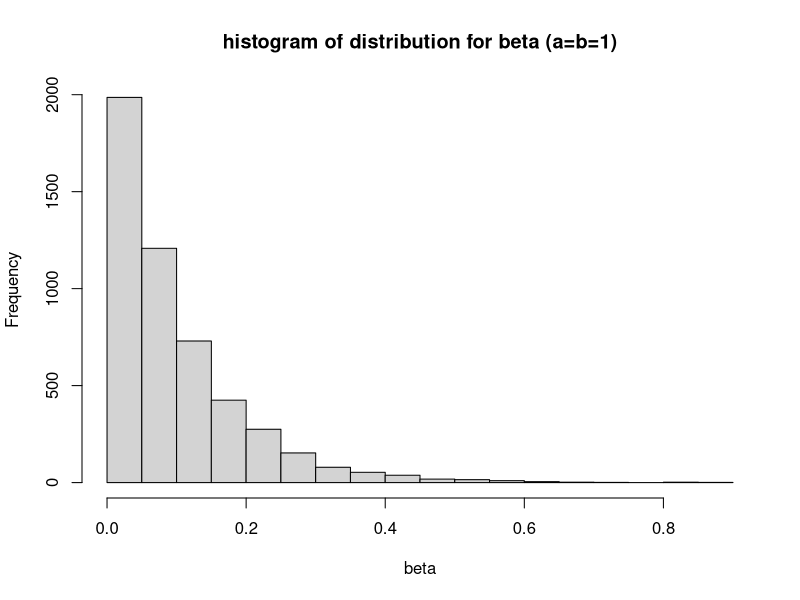
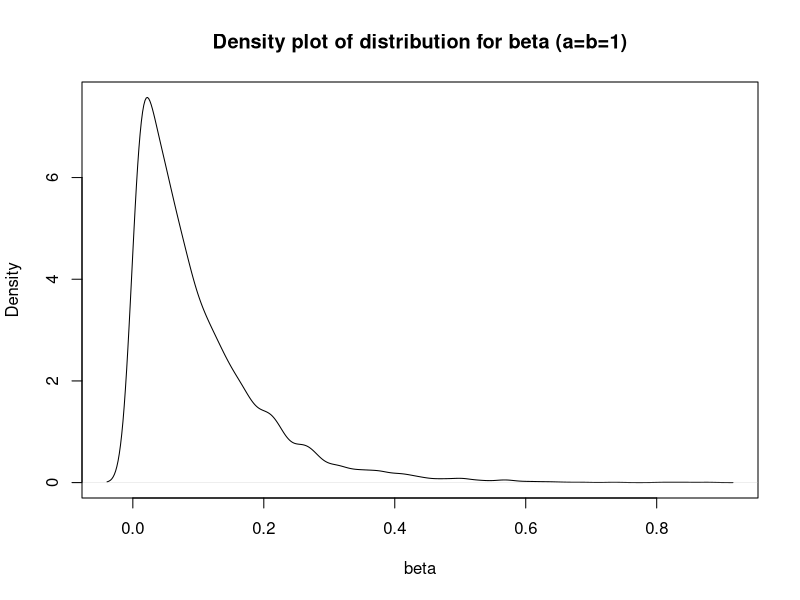
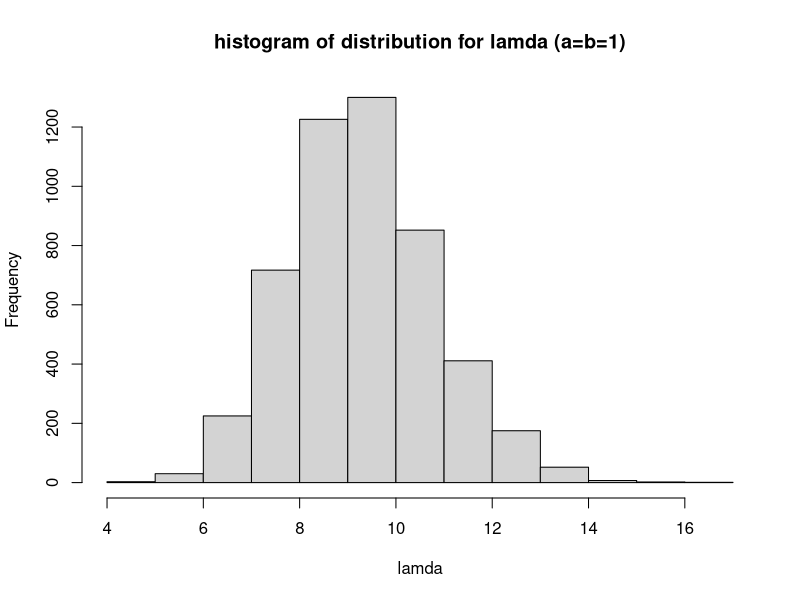
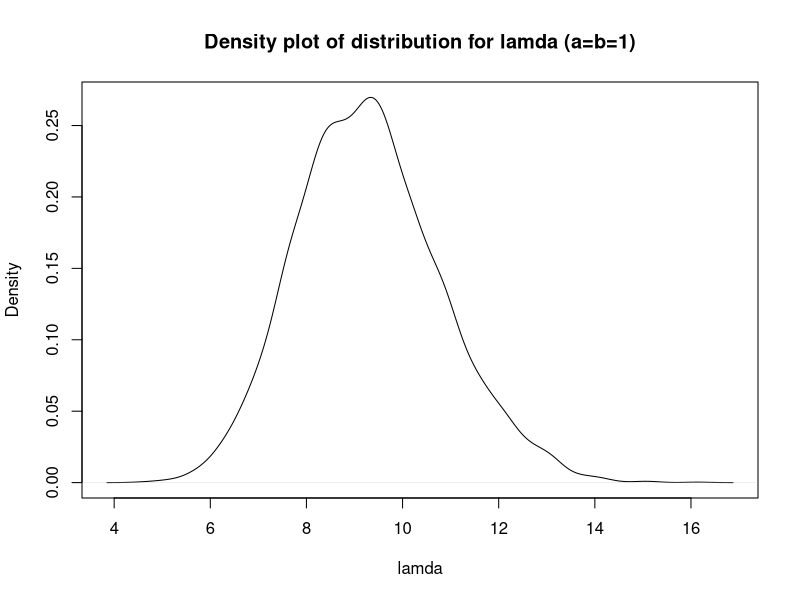
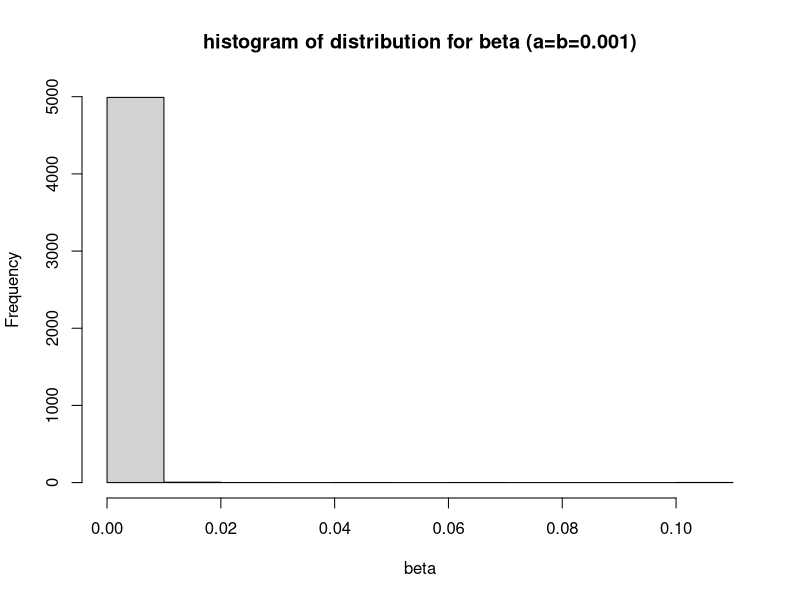
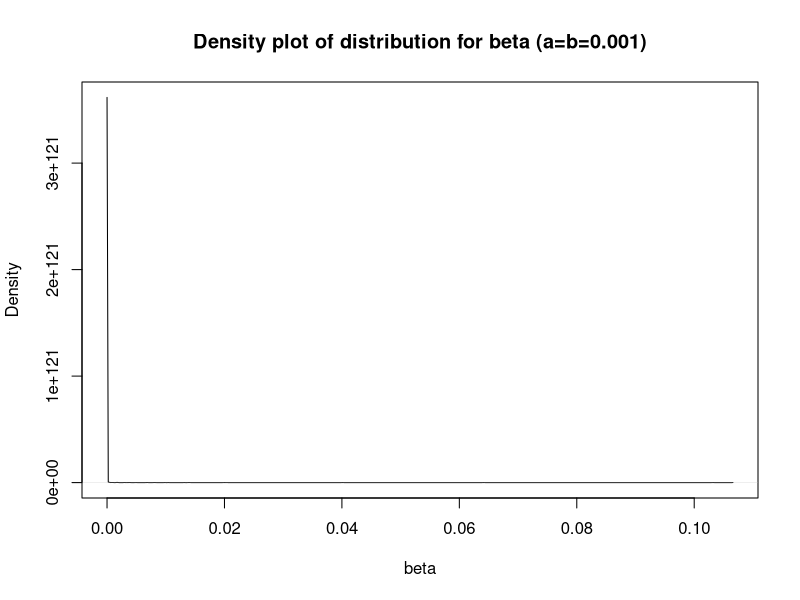
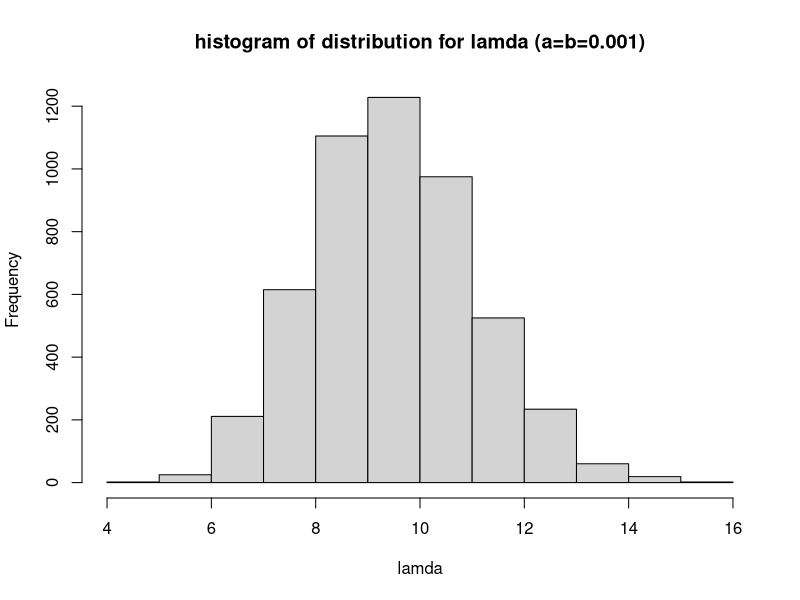
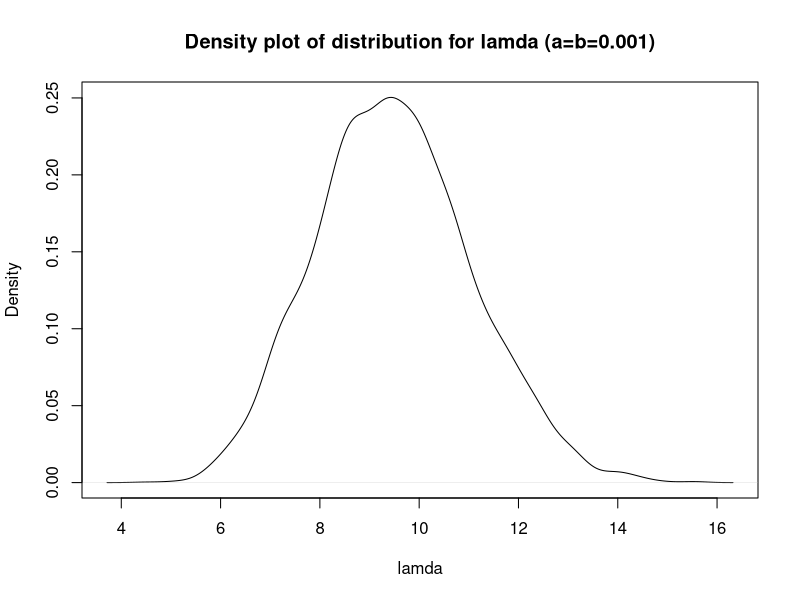

These figures' R source, in order:
#1.b.
p.theta12<-matrix(c(1/3,2/3,2/3,1/3,3/4,1/4),nrow=2,ncol=3)
p.theta21<-matrix(c(1/6,1/3,1/2,1/2,1/4,1/4),nrow=3,ncol=2)
p.theta12
theta1.star<-1
theta2.star<-1
i<-1
save.theta1<-c(1)
save.theta2<-c(1)
n<-80000
k<-10000
set.seed(2017)
for (i in 1:n){
  u_theta1<-runif(1,0,1)
  if (u_theta1<=p.theta12[1,theta2.star]){theta1.star<-1}
  if (u_theta1>=p.theta12[1,theta2.star]){theta1.star<-2}
  
  
  u_theta2<-runif(1,0,1)
  if (u_theta2<=p.theta21[1,theta1.star]){theta2.star<-1}
  if (u_theta2>p.theta21[1,theta1.star]){
    if (u_theta2<=(p.theta21[1,theta1.star]+p.theta21[2,theta1.star])){theta2.star<-2}
  }
  if (u_theta2>p.theta21[1,theta1.star]+p.theta21[2,theta1.star]) {theta2.star<-3}
  save.theta1<-c(save.theta1,theta1.star)
  save.theta2<-c(save.theta2,theta2.star)
}
new.theta1<-data.frame(save.theta1[k+1:n])
new.theta2<-data.frame(save.theta2[k+1:n])


joint <- data.frame(cbind(save.theta1[(k+1):n], save.theta2[(k+1):n]))


j.11 <- length(joint[joint$X1==1&joint$X2==1,1])/(n-k)
j.21 <- length(joint[joint$X1==2&joint$X2==1,1])/(n-k)
j.12 <- length(joint[joint$X1==1&joint$X2==2,1])/(n-k)
j.22 <- length(joint[joint$X1==2&joint$X2==2,1])/(n-k)
j.13 <- length(joint[joint$X1==1&joint$X2==3,1])/(n-k)
j.23 <- length(joint[joint$X1==2&joint$X2==3,1])/(n-k)
pmf<-matrix(c(j.11,j.21,j.12,j.22,j.13,j.23),nrow=2)
pmf
# pmf is    [theta2=1][theta2=2][theta2=3]
#[theta1=1] 0.1002000 0.1995429 0.30054286
#[theta1=2] 0.2000857 0.1003429 0.09928571

#3.b.
n<-10000
k<-5000
#a=b=1
a<-1
b<-1
y<-c(8,9,9,10)
sumy<-sum(y)
ny<-length(y)
beta.star<-rgamma(1,a,rate=b)
lamda.star<-rgamma(1,2,rate=beta.star)
save.beta<-c(beta.star)
save.lamda<-c(lamda.star)
for (i in 1:n){
  beta.star<-rgamma(1,a,rate=b+lamda.star)
  lamda.star<-rgamma(1,2+sumy,rate=beta.star+ny)
  save.beta<-c(save.beta,beta.star)
  save.lamda<-c(save.lamda,lamda.star)
}

post.3.1<-data.frame(cbind(new.beta<-save.beta[k+1:n],new.lamda<-save.lamda[k+1:n]))
hist(post.3.1$X1,main="histogram of distribution for beta (a=b=1)",xlab="beta")
g=density(post.3.1$X1,na.rm=TRUE)
plot(g,main="Density plot of distribution for beta (a=b=1)",xlab="beta")
hist(post.3.1$X2,main="histogram of distribution for lamda (a=b=1)",xlab="lamda")
f=density(post.3.1$X2,na.rm=TRUE)
plot(f,main="Density plot of distribution for lamda (a=b=1)",xlab="lamda")
quantile(post.3.1$X1,c(0.025,0.975),na.rm = TRUE)
#95% credible intervals for beta
quantile(post.3.1$X2,c(0.025,0.975),na.rm = TRUE)
#95% credible intervals for lamda

#a=b=0.001
a<-0.001
b<-0.001
y<-c(8,9,9,10)
sumy<-sum(y)
ny<-length(y)
beta.star<-rgamma(1,a,rate=b)
lamda.star<-rgamma(1,2,rate=beta.star)
save.beta<-c(beta.star)
save.lamda<-c(lamda.star)
for (i in 1:n){
  beta.star<-rgamma(1,a,rate=b+lamda.star)
  lamda.star<-rgamma(1,2+sumy,rate=beta.star+ny)
  save.beta<-c(save.beta,beta.star)
  save.lamda<-c(save.lamda,lamda.star)
}

post.3.2<-data.frame(cbind(new.beta<-save.beta[k+1:n],new.lamda<-save.lamda[k+1:n]))
hist(post.3.2$X1,main="histogram of distribution for beta (a=b=0.001)",xlab="beta")
h=density(post.3.2$X1,na.rm = TRUE)
plot(h,main="Density plot of distribution for beta (a=b=0.001)",xlab="beta")
hist(post.3.2$X2,main="histogram of distribution for lamda (a=b=0.001)",xlab="lamda")
o=density(post.3.2$X2,na.rm = TRUE)
plot(o,main="Density plot of distribution for lamda (a=b=0.001)",xlab="lamda")
quantile(post.3.2$X1,c(0.025,0.975),na.rm = TRUE)
#95% credible intervals for beta
quantile(post.3.2$X2,c(0.025,0.975),na.rm = TRUE)
#95% credible intervals for lamda

